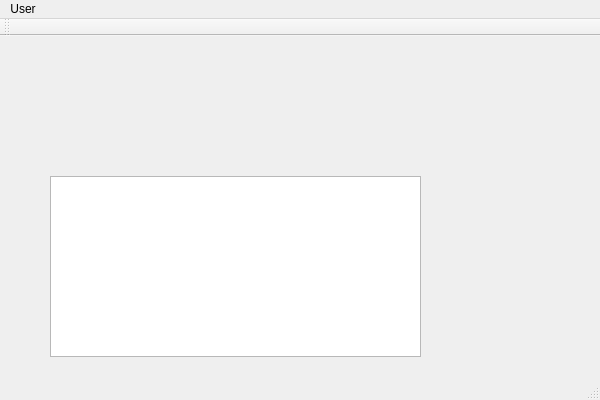
<?xml version="1.0" encoding="UTF-8"?>
<ui version="4.0">
 <class>QtNetworkClientClass</class>
 <widget class="QMainWindow" name="QtNetworkClientClass">
  <property name="geometry">
   <rect>
    <x>0</x>
    <y>0</y>
    <width>600</width>
    <height>400</height>
   </rect>
  </property>
  <property name="windowTitle">
   <string>QtNetworkClient</string>
  </property>
  <widget class="QWidget" name="centralWidget">
   <widget class="QListWidget" name="m_lwMessages">
    <property name="geometry">
     <rect>
      <x>50</x>
      <y>140</y>
      <width>371</width>
      <height>181</height>
     </rect>
    </property>
   </widget>
  </widget>
  <widget class="QMenuBar" name="menuBar">
   <property name="geometry">
    <rect>
     <x>0</x>
     <y>0</y>
     <width>600</width>
     <height>21</height>
    </rect>
   </property>
   <widget class="QMenu" name="m_menuUser">
    <property name="title">
     <string>User</string>
    </property>
    <addaction name="m_acRegisterUser"/>
   </widget>
   <addaction name="m_menuUser"/>
  </widget>
  <widget class="QToolBar" name="mainToolBar">
   <attribute name="toolBarArea">
    <enum>TopToolBarArea</enum>
   </attribute>
   <attribute name="toolBarBreak">
    <bool>false</bool>
   </attribute>
  </widget>
  <widget class="QStatusBar" name="statusBar"/>
  <action name="m_acRegisterUser">
   <property name="text">
    <string>Register</string>
   </property>
  </action>
  <action name="m_acLogin">
   <property name="text">
    <string>Login</string>
   </property>
  </action>
 </widget>
 <layoutdefault spacing="6" margin="11"/>
 <resources>
  <include location="qtnetworkclient.qrc"/>
 </resources>
 <connections/>
</ui>
